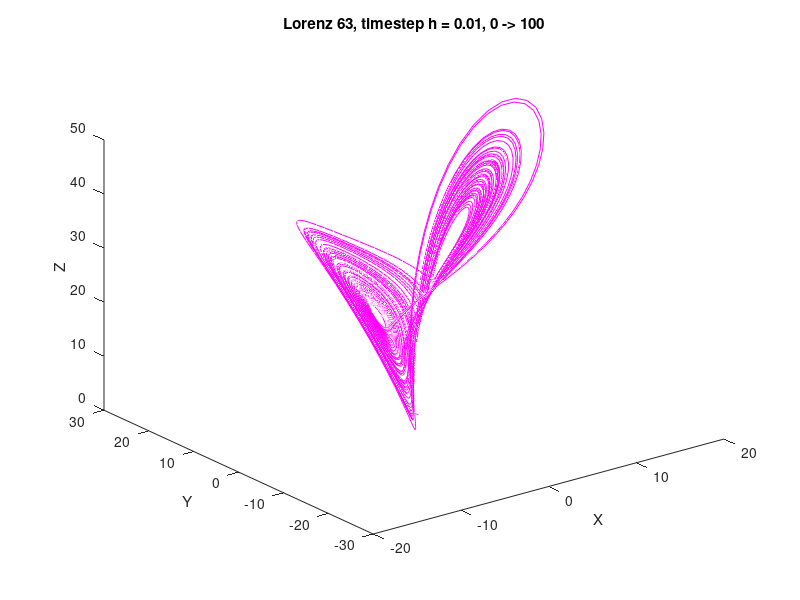

This chart was generated by the following MATLAB code:
sigma = 10;
beta = 8/3;
rho = 28;

f = @(t,a) [-sigma*a(1) + sigma*a(2); rho*a(1) - a(2) - a(1)*a(3); -beta*a(3) + a(1)*a(2)];

[t,a] = ode45(f, 0:0.01:100, [1 1 1]);

plot3(a(:,1),a(:,2),a(:,3), '-', 'Color', 'magenta');
xlabel('X');
ylabel('Y');
zlabel('Z');
title('Lorenz 63, timestep h = 0.01, 0 -> 100');